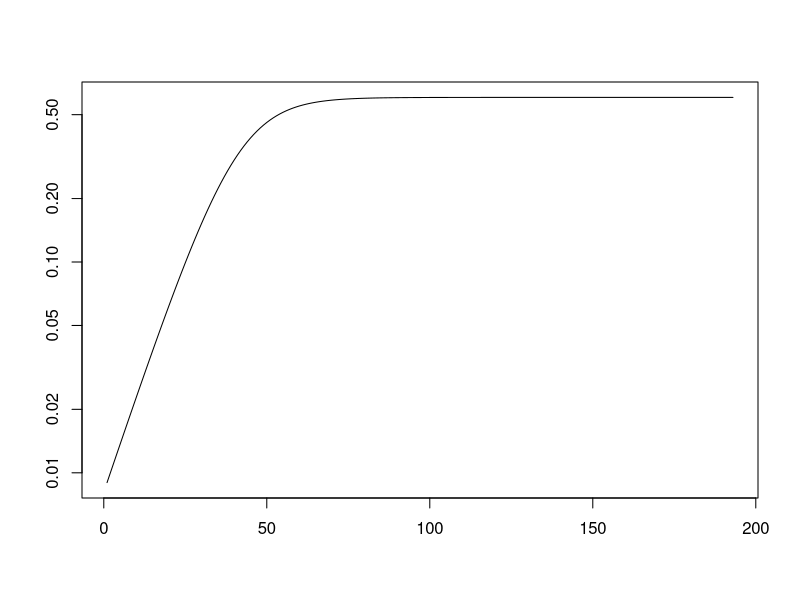

Here is the R script that generated this plot: (Note: this script raises an error after producing the figure.)
# test script to demonstrate adaptive smoothing

# read in data
curves = read.csv('SimulatedGrowthCurves.csv')

# the first column is time
# ideally it should be regularly spaced

time = seq_along(curves$Time)
X = paste('X', 2, sep='')

xy.in = list(x=time, y=curves[[X]])

smooth.adaptive = function(x, y=NULL, pct=0.1, niter=NULL) {
  # performs jack-knifed / cross-validated smoothing
  
  if (!is.null(x$y)) {
    xy.in = x
  } else {
    xy.in = list(x=x, y=y)
  }
  
  if (is.null(niter)) {
    niter = ceiling(length(xy.in$x)*pct)*10
  }
  
  XY = list(pct=pct, niter=niter)
  for (i in 1:niter) {
    set.seed(i) # this ensures that the same fit happens with repeated runs
    ix = sort(sample(xy.in$x, floor((1-pct)*length(xy.in$x))))
    
    xy = list(x=xy.in$x[ix], y=xy.in$y[ix])
    
    xy.s = smooth.spline(xy)           # smoothing of sampled data
    xy.ss = spline(xy.s, xout=xy.in$x) # spline interpolate to full range
    
    if (i == 1) {
      # first iteration, set trajectory
      XY[['x']]=xy.ss$x
      XY[['y']]=xy.ss$y
    } else {
      # gather the mean trajectory of all iterations
      XY$y = (XY$y + xy.ss$y) / 2
    }
  }
    
  return(XY)
  
}

plot(smooth.adaptive(xy.in), type='l', log='y', main=sprintf('iter: %d', i))
points(xy.in, pch=16, cex=0.2, col='red')
